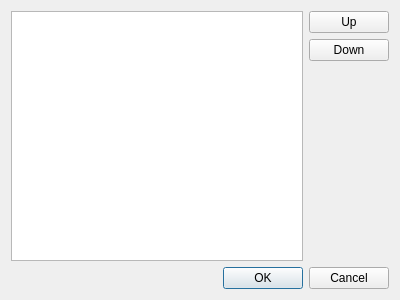
<?xml version="1.0" encoding="UTF-8"?>
<ui version="4.0">
 <class>set_order_dialog</class>
 <widget class="QDialog" name="set_order_dialog">
  <property name="geometry">
   <rect>
    <x>0</x>
    <y>0</y>
    <width>400</width>
    <height>300</height>
   </rect>
  </property>
  <property name="windowTitle">
   <string>Dialog</string>
  </property>
  <layout class="QVBoxLayout" name="verticalLayout_2">
   <item>
    <layout class="QHBoxLayout" name="horizontalLayout">
     <item>
      <widget class="QListWidget" name="preview"/>
     </item>
     <item>
      <layout class="QVBoxLayout" name="verticalLayout">
       <item>
        <widget class="QPushButton" name="up">
         <property name="text">
          <string>Up</string>
         </property>
        </widget>
       </item>
       <item>
        <widget class="QPushButton" name="down">
         <property name="text">
          <string>Down</string>
         </property>
        </widget>
       </item>
       <item>
        <spacer name="verticalSpacer">
         <property name="orientation">
          <enum>Qt::Vertical</enum>
         </property>
         <property name="sizeHint" stdset="0">
          <size>
           <width>20</width>
           <height>40</height>
          </size>
         </property>
        </spacer>
       </item>
      </layout>
     </item>
    </layout>
   </item>
   <item>
    <widget class="QDialogButtonBox" name="buttonBox">
     <property name="orientation">
      <enum>Qt::Horizontal</enum>
     </property>
     <property name="standardButtons">
      <set>QDialogButtonBox::Cancel|QDialogButtonBox::Ok</set>
     </property>
    </widget>
   </item>
  </layout>
 </widget>
 <resources/>
 <connections>
  <connection>
   <sender>buttonBox</sender>
   <signal>accepted()</signal>
   <receiver>set_order_dialog</receiver>
   <slot>accept()</slot>
   <hints>
    <hint type="sourcelabel">
     <x>248</x>
     <y>254</y>
    </hint>
    <hint type="destinationlabel">
     <x>157</x>
     <y>274</y>
    </hint>
   </hints>
  </connection>
  <connection>
   <sender>buttonBox</sender>
   <signal>rejected()</signal>
   <receiver>set_order_dialog</receiver>
   <slot>reject()</slot>
   <hints>
    <hint type="sourcelabel">
     <x>316</x>
     <y>260</y>
    </hint>
    <hint type="destinationlabel">
     <x>286</x>
     <y>274</y>
    </hint>
   </hints>
  </connection>
 </connections>
</ui>
